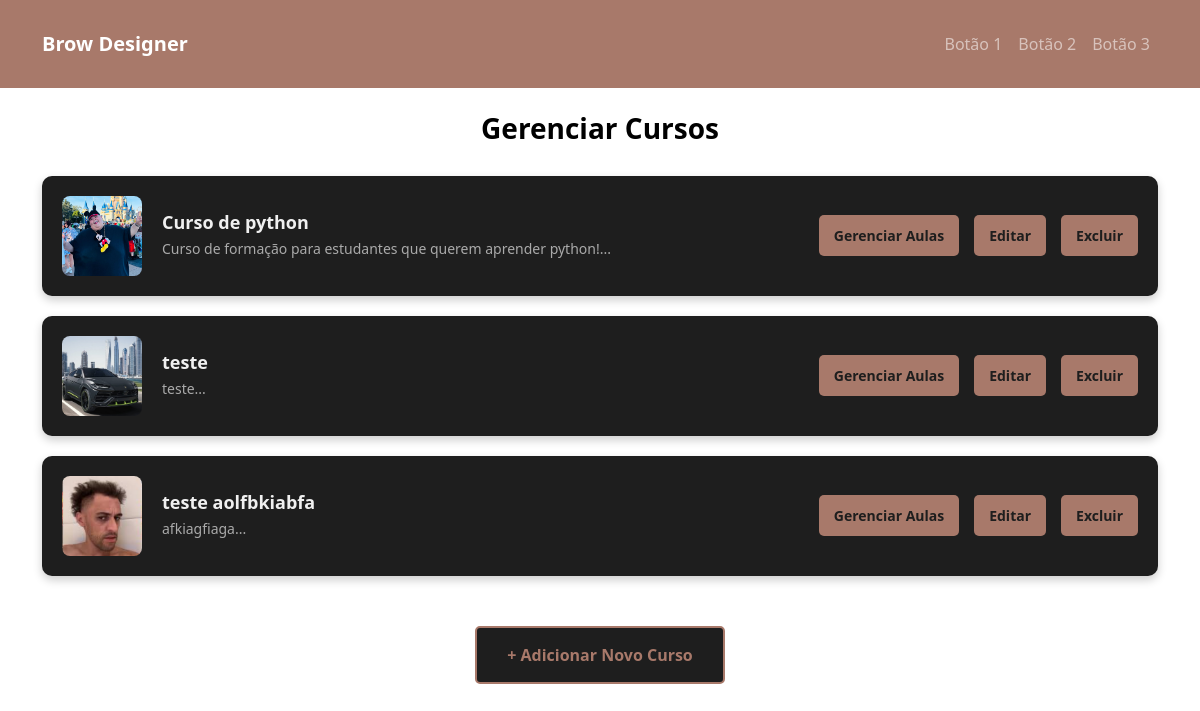
Before: /GerenciarCursos.php (signed in) with the older database file.
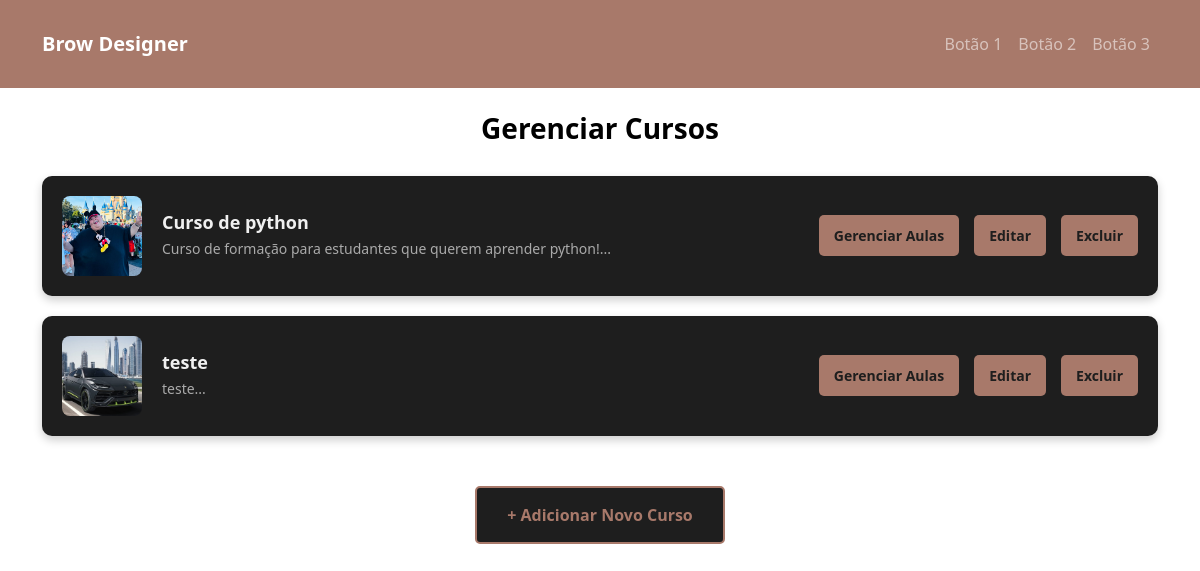
After: the same page with the newer database file.
### tables this page shows
CREATE TABLE `cursos` (
  `id` int(11) NOT NULL,
  `nome` varchar(255) NOT NULL,
  `descricao` text DEFAULT NULL,
  `capa` varchar(255) DEFAULT NULL
);

### GerenciarCursos.php (the view, shortened to what this page needs)
<?php
include 'conexao.php';
$stmt = $conn->prepare("SELECT id, nome, descricao, capa FROM cursos ORDER BY nome ASC");
$stmt->execute();
$result = $stmt->get_result();
?>
<!DOCTYPE html>
<html lang="pt-br">
<head>
    <link rel="stylesheet" href="css/gerenciar-cursos.css">
    <link href="https://cdn.jsdelivr.net/npm/bootstrap@5.3.2/dist/css/bootstrap.min.css" rel="stylesheet">
</head>
<body>
    <nav class="navbar navbar-expand-lg navbar-dark pt-4 pb-4 mb-4">
        <div class="container">
            <a class="navbar-brand" href="#">Brow Designer</a>
            <div class="collapse navbar-collapse" id="menu">
                <ul class="navbar-nav ms-auto">
                    <li class="nav-item"><a class="nav-link" href="#">Botão 1</a></li>
                    <li class="nav-item"><a class="nav-link" href="#">Botão 2</a></li>
                    <li class="nav-item"><a class="nav-link" href="#">Botão 3</a></li>
                </ul>
            </div>
        </div>
    </nav>
    <div class="container">
        <h1 class="page-title">Gerenciar Cursos</h1>
        <div class="course-list">
            <?php if ($result->num_rows > 0): ?>
                <?php while ($curso = $result->fetch_assoc()): ?>
                    <div class="course-card">
                        <div class="course-info">
                            <img src="<?php echo htmlspecialchars($curso['capa']); ?>" alt="Capa do Curso" class="course-cover">
                            <div class="info-text">
                                <h3><?php echo htmlspecialchars($curso['nome']); ?></h3>
                                <p><?php echo htmlspecialchars(substr($curso['descricao'], 0, 100)); ?>...</p>
                            </div>
                        </div>
                        <div class="course-actions">
                            <a href="gerenciar-aulas.php?curso_id=<?php echo $curso['id']; ?>" class="btn-action">Gerenciar Aulas</a>
                            <a href="editar-curso.php?id=<?php echo $curso['id']; ?>" class="btn-action">Editar</a>
                            <a href="GerenciarCursos.php?delete_id=<?php echo $curso['id']; ?>" class="btn-action btn-danger" onclick="return confirm('Tem certeza que deseja excluir este curso?');">Excluir</a>
                        </div>
                    </div>
                <?php endwhile; ?>
            <?php else: ?>
                <p>Nenhum curso cadastrado ainda.</p>
            <?php endif; ?>
            <div class="add-course-btn-container">
                <a href="AddCurso.php" class="btn-add-new-course">+ Adicionar Novo Curso</a>
            </div>
        </div>
    </div>
</body>
</html>

### css/gerenciar-cursos.css (style rules this page uses)
body { background-color: white; color: black; font-family: 'Montserrat', sans-serif; margin: 0; padding: 0; }
.navbar { background-color: #a8796a; }
.navbar-brand { font-weight: bold; color: white !important; }
.page-title { font-size: 28px; font-weight: 700; color: black; margin-bottom: 30px; text-align: center; }
.course-list { display: flex; flex-direction: column; gap: 20px; }
.course-card { background-color: #1e1e1e; padding: 20px; border-radius: 10px; box-shadow: 0 4px 10px rgba(0, 0, 0, 0.2); display: flex; justify-content: space-between; align-items: center; transition: transform 0.2s, box-shadow 0.2s; }
.course-info { display: flex; align-items: center; gap: 20px; }
.course-cover { width: 80px; height: 80px; object-fit: cover; border-radius: 8px; }
.info-text h3 { margin: 0 0 5px 0; font-size: 18px; font-weight: 700; color: #f0f0f0; }
.info-text p { margin: 0; font-size: 14px; color: #aaa; }
.course-actions { display: flex; gap: 15px; }
.btn-action { background-color: #a8796a; color: #1e1e1e; padding: 10px 15px; border-radius: 5px; font-size: 14px; font-weight: 700; text-decoration: none; transition: background-color 0.3s; }
.add-course-btn-container { text-align: center; margin-top: 30px; }
.btn-add-new-course { display: inline-block; background-color: #1e1e1e; border: 2px solid #a8796a; color: #a8796a; padding: 15px 30px; border-radius: 5px; font-size: 16px; font-weight: 700; text-decoration: none; transition: background-color 0.3s, color 0.3s; }

Changed rows visible on the page:
removed cursos: capa (picture), nome "teste aolfbkiabfa", descricao "afkiagfiaga"
